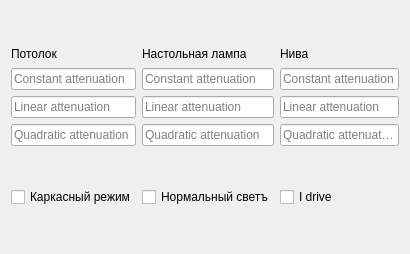
<?xml version="1.0" encoding="UTF-8"?>
<ui version="4.0">
 <class>Dialog</class>
 <widget class="QDialog" name="Dialog">
  <property name="geometry">
   <rect>
    <x>0</x>
    <y>0</y>
    <width>410</width>
    <height>254</height>
   </rect>
  </property>
  <property name="windowTitle">
   <string>Dialog</string>
  </property>
  <layout class="QGridLayout" name="gridLayout">
   <item row="0" column="2">
    <layout class="QVBoxLayout" name="verticalLayout_3">
     <item>
      <widget class="QLabel" name="label_3">
       <property name="maximumSize">
        <size>
         <width>16777215</width>
         <height>16</height>
        </size>
       </property>
       <property name="text">
        <string>Нива</string>
       </property>
      </widget>
     </item>
     <item>
      <widget class="QLineEdit" name="carConstEdit">
       <property name="placeholderText">
        <string>Constant attenuation</string>
       </property>
      </widget>
     </item>
     <item>
      <widget class="QLineEdit" name="carLinearEdit">
       <property name="placeholderText">
        <string>Linear attenuation</string>
       </property>
      </widget>
     </item>
     <item>
      <widget class="QLineEdit" name="carQuadEdit">
       <property name="placeholderText">
        <string>Quadratic attenuation</string>
       </property>
      </widget>
     </item>
    </layout>
   </item>
   <item row="0" column="1">
    <layout class="QVBoxLayout" name="verticalLayout_2">
     <item>
      <widget class="QLabel" name="label_2">
       <property name="maximumSize">
        <size>
         <width>16777215</width>
         <height>16</height>
        </size>
       </property>
       <property name="text">
        <string>Настольная лампа</string>
       </property>
      </widget>
     </item>
     <item>
      <widget class="QLineEdit" name="lampConstEdit">
       <property name="placeholderText">
        <string>Constant attenuation</string>
       </property>
      </widget>
     </item>
     <item>
      <widget class="QLineEdit" name="lampLinearEdit">
       <property name="placeholderText">
        <string>Linear attenuation</string>
       </property>
      </widget>
     </item>
     <item>
      <widget class="QLineEdit" name="lampQuadEdit">
       <property name="placeholderText">
        <string>Quadratic attenuation</string>
       </property>
      </widget>
     </item>
    </layout>
   </item>
   <item row="0" column="0">
    <layout class="QVBoxLayout" name="verticalLayout">
     <item>
      <widget class="QLabel" name="label">
       <property name="maximumSize">
        <size>
         <width>16777215</width>
         <height>16</height>
        </size>
       </property>
       <property name="text">
        <string>Потолок</string>
       </property>
      </widget>
     </item>
     <item>
      <widget class="QLineEdit" name="roofConstEdit">
       <property name="placeholderText">
        <string>Constant attenuation</string>
       </property>
      </widget>
     </item>
     <item>
      <widget class="QLineEdit" name="roofLinearEdit">
       <property name="placeholderText">
        <string>Linear attenuation</string>
       </property>
      </widget>
     </item>
     <item>
      <widget class="QLineEdit" name="roofQuadEdit">
       <property name="placeholderText">
        <string>Quadratic attenuation</string>
       </property>
      </widget>
     </item>
    </layout>
   </item>
   <item row="1" column="0">
    <widget class="QCheckBox" name="carcasBox">
     <property name="enabled">
      <bool>true</bool>
     </property>
     <property name="acceptDrops">
      <bool>false</bool>
     </property>
     <property name="text">
      <string>Каркасный режим</string>
     </property>
     <property name="tristate">
      <bool>false</bool>
     </property>
    </widget>
   </item>
   <item row="1" column="1">
    <widget class="QCheckBox" name="splitBox">
     <property name="text">
      <string>Нормальный светъ</string>
     </property>
    </widget>
   </item>
   <item row="1" column="2">
    <widget class="QCheckBox" name="carBox">
     <property name="text">
      <string>I drive</string>
     </property>
    </widget>
   </item>
  </layout>
 </widget>
 <resources/>
 <connections/>
</ui>
